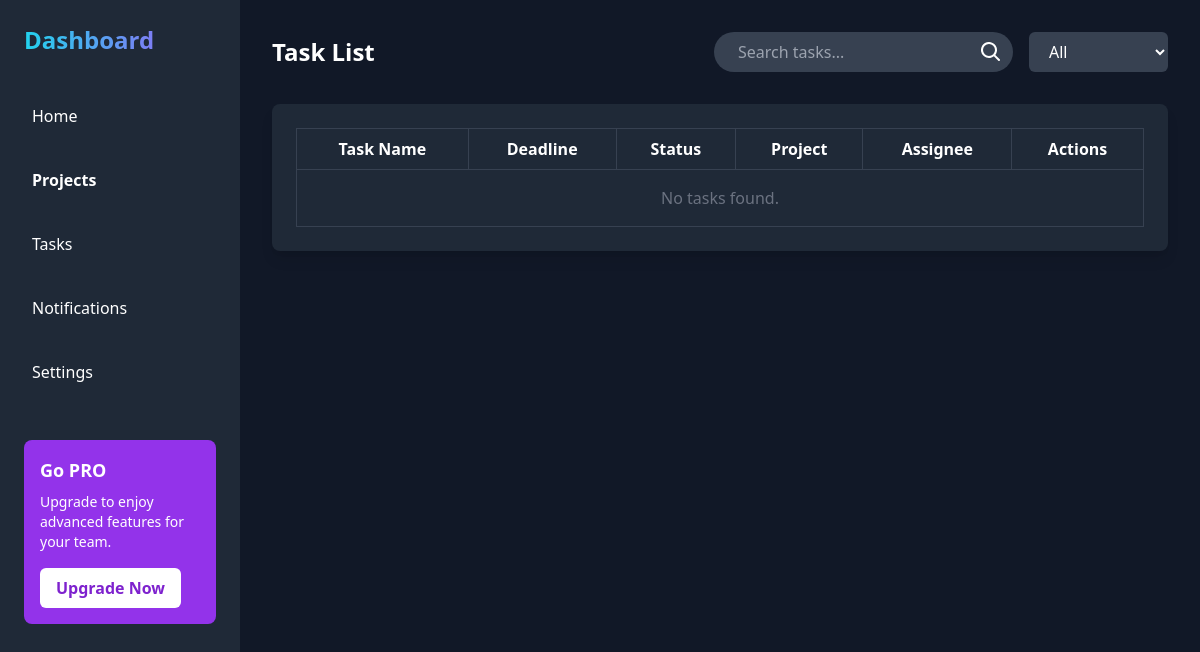
/tasks/tab/ (signed in), run on an earlier commit of the app's database.
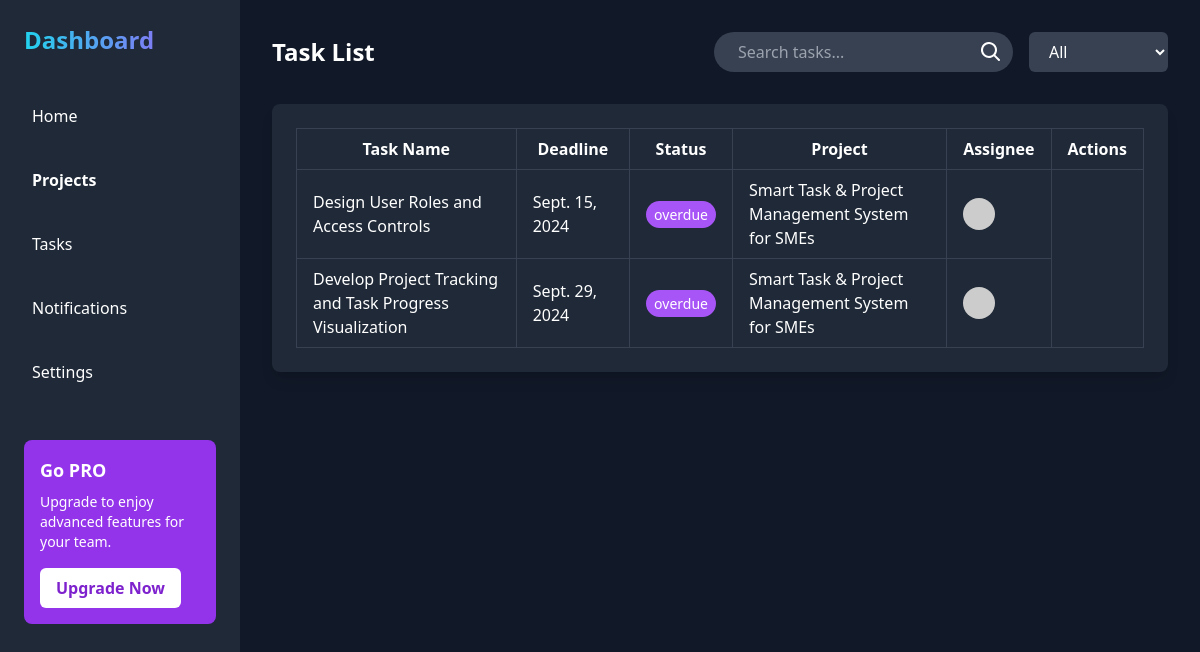
And on a later commit of the database.
### tasks/models.py (models this page shows, shortened)
class Task(models.Model):
    STATUS_CHOICES = [
        ('not_started', 'Not Started'),
        ('in_progress', 'In Progress'),
        ('completed', 'Completed'),
        ('overdue', 'Overdue'),
    ]
    PRIORITY_CHOICES = [
        ('low', 'Low'),
        ('medium', 'Medium'),
        ('high', 'High'),
        ('critical', 'Critical'),
    ]
    project = models.ForeignKey(
        Project,
        on_delete=models.CASCADE,
        related_name="tasks_from_tasks_app",
        default=1  # ✅ Default Project ID (make sure ID=1 exists)
    )
    title = models.CharField(max_length=255)
    description = models.TextField()
    assignee = models.ForeignKey(
        settings.AUTH_USER_MODEL,
        on_delete=models.SET_NULL,
        null=True,
        blank=True,
        related_name='task_assignee'
    )
    start_date = models.DateField(null=True, blank=True)
    project_title = models.CharField(max_length=255,null=True, blank=True)  # 👈 Add this field
    due_date = models.DateField(null=True, blank=True)
    status = models.CharField(max_length=20, choices=STATUS_CHOICES, default='not_started')
    priority = models.CharField(max_length=10, choices=PRIORITY_CHOICES, default='low')
    progress = models.PositiveIntegerField(default=0)
    commands = models.TextField(blank=True, null=True)
    created_at = models.DateTimeField(auto_now_add=True)
    assigned_users = models.ManyToManyField(settings.AUTH_USER_MODEL, related_name='assigned_tasks', blank=True)
    def auto_update_status(self):
        if self.status not in ['completed', 'overdue']:
            if self.progress == 100:
                self.status = 'completed'
            elif self.is_overdue():
                self.status = 'overdue'
            elif self.progress > 0:
                self.status = 'in_progress'
            else:
                self.status = 'not_started'
            self.save()

### project/models.py (models this page shows, shortened)
class Project(models.Model):
    STATUS_CHOICES = [
        ('pending', 'Pending'),
        ('current', 'Current'),
        ('completed', 'Completed'),
        ('failed', 'Failed'),
    ]
    title = models.CharField(max_length=200)
    description = models.TextField(blank=True, null=True)
    status = models.CharField(max_length=20, choices=STATUS_CHOICES, default='pending')
    start_date = models.DateField(null=True, blank=True)
    end_date = models.DateField(null=True, blank=True)
    due_date = models.DateField(null=True, blank=True)
    assigned_users = models.ManyToManyField(
        settings.AUTH_USER_MODEL,
        blank=True,
        related_name='project_assigned_users'  # ✅ Unique related name
    )

### tasks/views.py (the view, shortened to what this page needs)
# urls.py: path('tab/', views.tasks_tab, name='tasks_tab'),
@login_required
def tasks_tab(request):
    query = request.GET.get('q')
    status_filter = request.GET.get('status')
    tasks = Task.objects.all()
    logger.info(f"Retrieved {tasks.count()} tasks before filtering")
    for task in tasks:
        task.auto_update_status()
    if status_filter and status_filter != 'all':
        tasks = tasks.filter(status=status_filter)
        logger.info(f"After status filter '{status_filter}', {tasks.count()} tasks remain")
    context = {
        'tasks': tasks,
        'query': query,
        'status_filter': status_filter or 'all',
    }
    logger.info(f"Final tasks sent to template: {tasks.count()}")
    return render(request, 'tasks/tasks_tab.html', context)

### tasks/templates/tasks/tasks_tab.html (shortened to what the changed rows need)
{% load static %}
<!DOCTYPE html>
<html lang="en">
<head>
    <script src="https://cdn.tailwindcss.com"></script>
    <link rel="stylesheet" href="{% static 'css/project_tab.css' %}">
</head>
<body class="bg-gray-900 text-white font-sans">
<div class="flex h-screen overflow-hidden">
    <aside class="bg-gray-800 text-white w-1/5 p-6 flex flex-col justify-between h-full fixed left-0 top-0 bottom-0">
        <div>
            <h1 class="text-2xl font-bold mb-10 bg-gradient-to-r from-cyan-400 to-purple-500 text-transparent bg-clip-text">Dashboard</h1>
        </div>
    </aside>
    <div class="ml-[20%] w-[80%] overflow-y-auto h-screen p-8">
        <div class="flex justify-between items-center mb-8">
            <h1 class="text-2xl font-bold">Task List</h1>
        </div>
        <div class="bg-gray-800 p-6 rounded-lg shadow-lg overflow-x-auto">
            <table class="min-w-full border-collapse border border-gray-700">
                <thead>
                    <tr>
                        <th class="border border-gray-700 px-4 py-2">Task Name</th>
                        <th class="border border-gray-700 px-4 py-2">Deadline</th>
                        <th class="border border-gray-700 px-4 py-2">Status</th>
                        <th class="border border-gray-700 px-4 py-2">Project</th>
                        <th class="border border-gray-700 px-4 py-2">Assignee</th>
                        <th class="border border-gray-700 px-4 py-2">Actions</th>
                    </tr>
                </thead>
                <tbody>
                {% for task in tasks %}
                    <tr data-url="{% url 'tasks:task_detail' task.pk %}" class="clickable-row hover:bg-gray-700 cursor-pointer">
                        <td class="border border-gray-700 px-4 py-2">{{ task.title }}</td>
                        <td class="border border-gray-700 px-4 py-2">{{ task.due_date }}</td>
                        <td class="border border-gray-700 px-4 py-2">
                            <span class="bg-purple-500 text-white px-2 py-1 rounded-full text-sm">{{ task.status }}</span>
                        </td>
                        <td class="border border-gray-700 px-4 py-2">{{ task.project.title }}</td>
                        <td class="border border-gray-700 px-4 py-2">
                            {% if task.assignee and task.assignee.profile and task.assignee.profile.image %}
                                <img src="{{ task.assignee.profile.image.url }}" class="w-8 h-8 rounded-full" alt="assignee">
                            {% else %}
                                <img src="https://via.placeholder.com/40" class="w-8 h-8 rounded-full" alt="no image">
                            {% endif %}
                        </td>
                    </tr>
                {% empty %}
                    <tr>
                        <td colspan="6" class="text-center text-gray-500 py-4">No tasks found.</td>
                    </tr>
                {% endfor %}
                </tbody>
            </table>
        </div>
    </div>
</div>
</body>
</html>

What changed in the data, as far as the page shows it:
added Task: title "Design User Roles and Access Controls", due_date "Sept. 15, 2024", status "overdue", project "Smart Task & Project Management System for SMEs"
added Task: title "Develop Project Tracking and Task Progress Visualization", due_date "Sept. 29, 2024", status "overdue", project "Smart Task & Project Management System for SMEs"
Also different on the page:
text no longer shown: "No tasks found."
